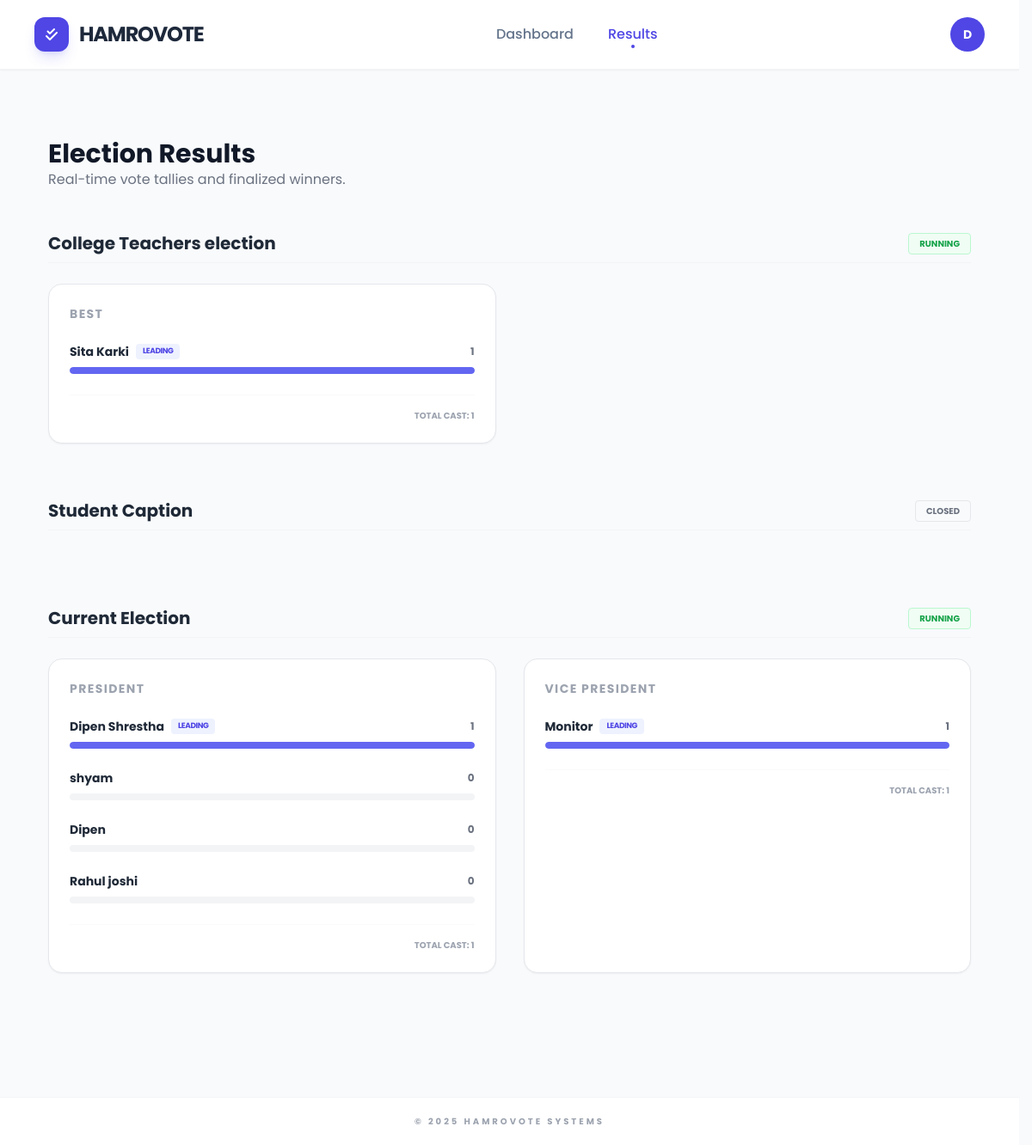
Page /results/ (signed in) on the committed database.
### voter/models.py (models this page shows, shortened)
class Election(models.Model):
    title = models.CharField(max_length=200)
    description = models.TextField(blank=True, null=True)
    start_date = models.DateTimeField()
    end_date = models.DateTimeField()
    is_active = models.BooleanField(default=True)
    created_at = models.DateTimeField(auto_now_add=True)
    @property
    def status(self):
        now = timezone.now()
        if not self.is_active:
            return "Disabled"
        if now < self.start_date:
            return "Upcoming"
        elif now > self.end_date:
            return "Closed"
        return "Running"
    class Meta:
        ordering = ['-start_date']

class Position(models.Model):
    election = models.ForeignKey(Election, on_delete=models.CASCADE, related_name='positions')
    title = models.CharField(max_length=100)
    description = models.TextField(blank=True, null=True)
    order = models.IntegerField(default=0)
    class Meta:
        ordering = ['order']

class Candidate(models.Model):
    position = models.ForeignKey(Position, on_delete=models.CASCADE, related_name='candidates')
    name = models.CharField(max_length=100)
    bio = models.TextField()
    manifesto = models.TextField()
    photo = models.ImageField(upload_to='candidates/', blank=True, null=True)
    is_active = models.BooleanField(default=True)
    created_at = models.DateTimeField(auto_now_add=True)

### voter/views.py (the view)
# urls.py: path('results/', views.results, name='results'),
@login_required
def results(request):
    elections = Election.objects.exclude(is_active=False).order_by('-start_date')
    results_data = []
    for election in elections:
        positions_list = []
        for pos in election.positions.all():
            candidates = Candidate.objects.filter(position=pos).annotate(
                vote_count=Count('anonymousballot')
            ).order_by('-vote_count')
            top_candidate = candidates.first() if candidates.exists() and candidates.first().vote_count > 0 else None
            total_votes = sum(c.vote_count for c in candidates)
            positions_list.append({
                'position': pos,
                'candidates': candidates,
                'total_votes': total_votes,
                'top_candidate': top_candidate,
            })
        results_data.append({
            'election': election,
            'status': election.status.lower(), # 'running' or 'closed'
            'positions': positions_list
        })
    return render(request, 'voter/results.html', {'results_data': results_data})

### voter/templates/voter/results.html
{% extends 'voter/base.html' %}
{% block content %}
<div class="max-w-6xl mx-auto py-10 px-4">
    <div class="mb-12">
        <h1 class="text-3xl font-bold text-gray-900">Election Results</h1>
        <p class="text-gray-500">Real-time vote tallies and finalized winners.</p>
    </div>
    {% for data in results_data %}
    <div class="mb-16">
        <div class="flex items-center justify-between mb-6 pb-2 border-b border-gray-100">
            <h2 class="text-xl font-bold text-gray-800">{{ data.election.title }}</h2>
            <span class="text-[10px] font-bold uppercase px-3 py-1 rounded border
                {% if data.status == 'running' %}border-green-200 text-green-600 bg-green-50
                {% else %}border-gray-200 text-gray-500 bg-gray-50{% endif %}">
                {{ data.status }}
            </span>
        </div>
        <div class="grid grid-cols-1 md:grid-cols-2 gap-8">
            {% for item in data.positions %}
            <div class="bg-white rounded-2xl border border-gray-200 p-6 shadow-sm">
                <h3 class="text-sm font-bold text-gray-400 uppercase tracking-widest mb-6">{{ item.position.title }}</h3>
                <div class="space-y-6">
                    {% for c in item.candidates %}
                    <div class="relative">
                        <div class="flex justify-between items-center mb-2">
                            <div class="flex items-center gap-2">
                                <span class="font-bold text-gray-800 text-sm">{{ c.name }}</span>
                                {% if c == item.top_candidate %}
                                    {% if data.status == 'closed' %}
                                        <span class="text-[9px] font-bold text-emerald-600 uppercase tracking-tighter bg-emerald-50 px-2 py-0.5 rounded">Winner</span>
                                    {% else %}
                                        <span class="text-[9px] font-bold text-indigo-600 uppercase tracking-tighter bg-indigo-50 px-2 py-0.5 rounded">Leading</span>
                                    {% endif %}
                                {% endif %}
                            </div>
                            <span class="text-xs font-bold text-gray-500">{{ c.vote_count }}</span>
                        </div>
                        <div class="w-full bg-gray-100 h-2 rounded-full overflow-hidden">
                            <div class="h-full rounded-full transition-all duration-700
                                {% if c == item.top_candidate %}
                                    {% if data.status == 'closed' %}bg-emerald-500{% else %}bg-indigo-500{% endif %}
                                {% else %}
                                    bg-gray-300
                                {% endif %}"
                                 style="width: {% if item.total_votes > 0 %}{% widthratio c.vote_count item.total_votes 100 %}{% else %}0{% endif %}%">
                            </div>
                        </div>
                    </div>
                    {% endfor %}
                </div>
                <div class="mt-6 pt-4 border-t border-gray-50 text-right">
                    <p class="text-[10px] text-gray-400 font-bold uppercase">Total Cast: {{ item.total_votes }}</p>
                </div>
            </div>
            {% endfor %}
        </div>
    </div>
    {% empty %}
    <div class="text-center py-20 bg-gray-50 rounded-2xl border border-dashed border-gray-200">
        <p class="text-gray-400 italic">No elections available.</p>
    </div>
    {% endfor %}
</div>
{% endblock %}

### voter/templates/voter/base.html (shortened to what this page needs)
{% load static %}
<!DOCTYPE html>
<html lang="en">
<head>
    <script src="https://cdn.tailwindcss.com"></script>
    <link rel="stylesheet" href="https://cdnjs.cloudflare.com/ajax/libs/font-awesome/6.4.0/css/all.min.css">
</head>
<body class="bg-slate-50 min-h-screen flex flex-col">
    <nav class="bg-white shadow-sm sticky top-0 z-50 border-b border-gray-100">
        <div class="max-w-7xl mx-auto px-6 lg:px-10">
            <div class="flex justify-between items-center h-20">
                <a href="{% url 'voter:voter_dashboard' %}" class="flex items-center gap-3">
                    <div class="w-10 h-10 bg-indigo-600 rounded-xl flex items-center justify-center shadow-lg shadow-indigo-500/20">
                        <i class="fas fa-check-double text-white"></i>
                    </div>
                    <span class="text-2xl font-bold tracking-tighter text-slate-800 uppercase">HamroVote</span>
                </a>
                <div class="hidden md:flex items-center gap-10">
                    <a href="{% url 'voter:voter_dashboard' %}" class="nav-link {% if request.resolver_match.url_name == 'voter_dashboard' %}active{% endif %}">Dashboard</a>
                    <a href="{% url 'voter:results' %}" class="nav-link {% if request.resolver_match.url_name == 'results' %}active{% endif %}">Results</a>
                </div>
                <div class="relative">
                    <button onclick="toggleDropdown()" id="profile-btn" class="profile-icon w-10 h-10 rounded-full flex items-center justify-center text-white font-bold text-sm focus:outline-none">
                        {{ user.first_name|default:user.username|first|upper }}
                    </button>
                </div>
            </div>
        </div>
    </nav>
    <main class="flex-grow w-full max-w-7xl mx-auto px-6 lg:px-10 py-10">
        {% block content %}{% endblock %}
    </main>
    <footer class="bg-white border-t border-gray-100 py-5 text-center">
        <p class="text-[10px] font-bold text-gray-400 uppercase tracking-[0.3em]">© 2025 HamroVote Systems</p>
    </footer>
</body>
</html>

### voter/templates/voter/base.html (style rules this page uses)
* { font-family: 'Poppins', sans-serif; }
html { scrollbar-gutter: stable; }
.nav-link { position: relative; transition: all 0.3s ease; color: #64748b; font-weight: 500; }
.nav-link:hover, .nav-link.active { color: #4f46e5; }
.nav-link.active::after { content: ''; position: absolute; bottom: -4px; left: 50%; transform: translateX(-50%); width: 4px; height: 4px; background-color: #4f46e5; border-radius: 50%; }
.profile-icon { background-color: #4f46e5; transition: all 0.3s ease; cursor: pointer; }

### rows in the picture
Election: election "College Teachers election", status "RUNNING"
Position: position "BEST", total_votes "1"
Candidate: name "Sita Karki", shows "LEADING", vote_count "1"
Election: election "Student Caption", status "CLOSED"
Election: election "Current Election", status "RUNNING"
Position: position "PRESIDENT", total_votes "1"
Candidate: name "Dipen Shrestha", shows "LEADING", vote_count "1"
Candidate: name "shyam", vote_count "0"
Candidate: name "Dipen", vote_count "0"
Candidate: name "Rahul joshi", vote_count "0"
Position: position "VICE PRESIDENT", total_votes "1"
Candidate: name "Monitor", shows "LEADING", vote_count "1"

### other values in the picture
{{ user.first_name|default:user.username|first|upper }} "D"
